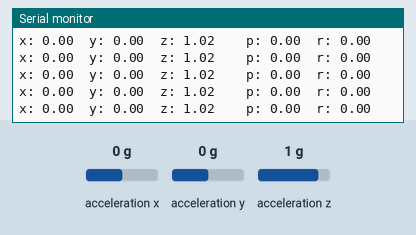
Bench run of a sketch on a simulated Arduino Uno, built with avr-gcc and run on an emulated ATmega328P. Parts: the last lines printed to the serial monitor. Wiring (inferred from the names in the program): MMA8452 accelerometer at I2C address 0x1C. The inputs (shaded band) are chosen by the test bench; at power-on: acceleration z 1 g, acceleration x 0 g, acceleration y 0 g.

Above: at 1.2 s.
1.3 s: acceleration z set to 0 g
At 1.36 s:
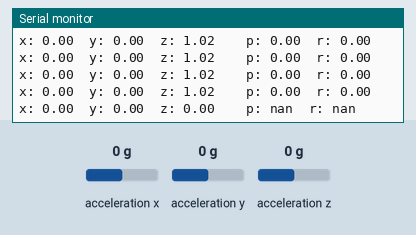
3.2 s: acceleration x set to -1.4 g
At 3.21 s:
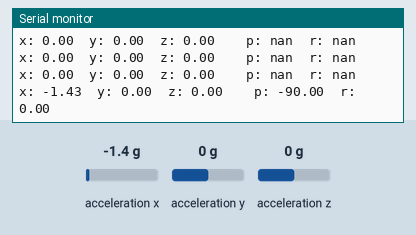
4.7 s: acceleration y set to -1.4 g
At 4.76 s:
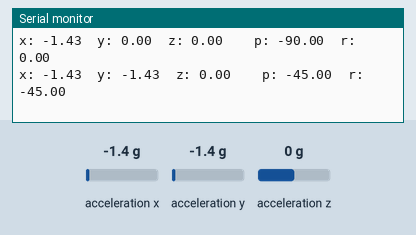
Timing chart, 0 to 7.7 s (numbered marks = the images above; inputs shaded):
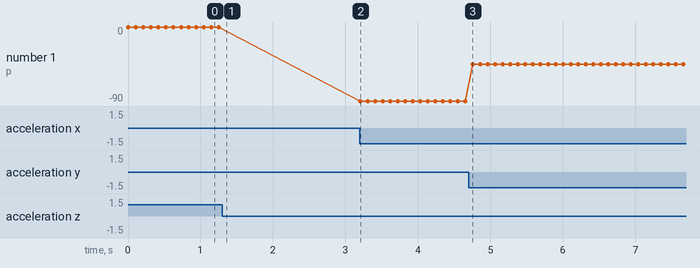

The sketch:

rollPitch.ino
```cpp
#include <Wire.h>
//#include <Math.h>
//#include <Adafruit_NeoPixel.h>

// Pin definitions
#define ACCEL_INT 2
#define MODE_INT 3
#define LED 4
#define TOP 7
#define BOTTOM 8
#define BATT_STAT 10

// Settings
#define nLEDs 32
#define BRIGHTNESS 50
#define PRELOAD 59286 // preload timer 65536-16MHz/256/10Hz

// Globals

boolean exec = false;

#define MMA8452_ADDRESS 0x1C  // 0x1C if SDA0 low
#define OUT_X_MSB 0x01
#define XYZ_DATA_CFG  0x0E
#define WHO_AM_I         0x0D
#define CTRL_REG1        0x2A
#define CTRL_REG2        0x2B
#define CTRL_REG3        0x2C  // Wake Interrupts
#define CTRL_REG4        0x2D  // Interupt Enables
#define CTRL_REG5        0x2E  // Interrupt Config
#define ASLP_COUNT       0x29  // Auto-Sleep Counter
#define FF_MT_CFG        0x15  // Freefall Config
#define FF_MT_SRC        0x16  // Freefall Source
#define FF_MT_THS        0x17  // Freefall Threshold
#define FF_MT_COUNT      0x18  // Freefall Debounce Counter
#define TRANSIENT_CFG    0x1D  // Transient Config
#define TRANSIENT_SRC    0x1E  // Transient Source
#define TRANSIENT_THS    0x1F  // Transient Threshold
#define TRANSIENT_COUNT  0x20  // Transient Debounce Counter


#define GSCALE 2 // Sets full-scale range to +/-2, 4, or 8g. Used to calc real g values.
#define IMPACT 0x1F // sets the impact threshold to ~2g (31 * 0.0625g = 31/16)
#define FREEFALL 0x01 // sets the g-force threshold for freefall.

volatile byte shakeFlag = 0;
volatile byte modeNum = 0;

void setup() {
  Serial.begin(115200);

  Wire.begin(); //Join the bus as a master
  Serial.println("Begin");

  initMMA8452(); //Test and intialize the MMA8452
  Serial.println("Running");
}

int g[3];

void loop() {
  readAccelData(g);
  float x = g[0];
  x /= 1000;
  float y = g[1];
  y /= 1000;
  float z = g[2];
  z /= 1000;

  Serial.print("x: ");
  Serial.print(x);
  Serial.print("  y: ");
  Serial.print(y);
  Serial.print("  z: ");
  Serial.print(z);

  Serial.print("    ");

  // See freescale AN3461
  float pitch = atan(x/sqrt(pow(y,2) + pow(z,2)));
  float roll = atan(y/sqrt(pow(x,2) + pow(z,2)));
  pitch *= 180.0/PI;
  roll *= 180.0/PI;

  Serial.print("p: ");
  Serial.print(pitch);
  Serial.print("  r: ");
  Serial.println(roll);

  delay(100);
}


void readAccelData(int * destination)
{
  byte rawData[6];  // x/y/z accel register data stored here

  readRegisters(OUT_X_MSB, 6, rawData);  // Read the six raw data registers into data array

  // Loop to calculate 12-bit ADC and g value for each axis
  for (int i = 0; i < 3 ; i++)
  {
    int gCount = (rawData[i * 2] << 8) | rawData[(i * 2) + 1]; //Combine the two 8 bit registers into one 12-bit number
    gCount >>= 4; //The registers are left align, here we right align the 12-bit integer

    // If the number is negative, we have to make it so manually (no 12-bit data type)
    if (rawData[i * 2] > 0x7F)
    {
      gCount = ~gCount + 1;
      gCount *= -1;  // Transform into negative 2's complement #
    }

    destination[i] = gCount; //Record this gCount into the 3 int array
  }
}

// Initialize the MMA8452 registers
// See the many application notes for more info on setting all of these registers:
void initMMA8452()
{
  byte c = readRegister(WHO_AM_I);  // Read WHO_AM_I register
  if (!(c == 0x2A)) // WHO_AM_I should always be 0x2A
  {
    Serial.print("Could not connect to MMA8452Q: 0x");
    Serial.println(c, HEX);
    while (1) ; // Loop forever if communication doesn't happen
  }

  MMA8452Standby();  // Must be in standby to change registers

  // Set up the full scale range to 2, 4, or 8g.
  byte fsr = GSCALE;
  if (fsr > 8) fsr = 8; //Easy error check
  fsr >>= 2; // Neat trick, see page 22. 00 = 2G, 01 = 4A, 10 = 8G
  writeRegister(XYZ_DATA_CFG, fsr);

  writeRegister(TRANSIENT_CFG, 0x1E);
  writeRegister(TRANSIENT_THS, IMPACT);
  writeRegister(TRANSIENT_COUNT, 0x01);

  writeRegister(FF_MT_CFG, 0xB8);
  writeRegister(FF_MT_THS, FREEFALL);
  writeRegister(FF_MT_COUNT, 0x08);

  writeRegister(CTRL_REG4, 0x24); // 0000 0100
  writeRegister(CTRL_REG5, 0x24); // 0000 0100

  MMA8452Active();  // Set to active to start reading
}

// Sets the MMA8452 to standby mode. It must be in standby to change most register settings
void MMA8452Standby()
{
  byte c = readRegister(CTRL_REG1);
  writeRegister(CTRL_REG1, c & ~(0x01)); //Clear the active bit to go into standby
}

// Sets the MMA8452 to active mode. Needs to be in this mode to output data
void MMA8452Active()
{
  byte c = readRegister(CTRL_REG1);
  writeRegister(CTRL_REG1, c | 0x01); //Set the active bit to begin detection
}

// Read bytesToRead sequentially, starting at addressToRead into the dest byte array
void readRegisters(byte addressToRead, int bytesToRead, byte * dest)
{
  Wire.beginTransmission(MMA8452_ADDRESS);
  Wire.write(addressToRead);
  Wire.endTransmission(false); //endTransmission but keep the connection active

    Wire.requestFrom(MMA8452_ADDRESS, bytesToRead); //Ask for bytes, once done, bus is released by default

  while (Wire.available() < bytesToRead); //Hang out until we get the # of bytes we expect

  for (int x = 0 ; x < bytesToRead ; x++)
    dest[x] = Wire.read();
}

// Read a single byte from addressToRead and return it as a byte
byte readRegister(byte addressToRead)
{
  Wire.beginTransmission(MMA8452_ADDRESS);
  Wire.write(addressToRead);
  Wire.endTransmission(false); //endTransmission but keep the connection active

    Wire.requestFrom(MMA8452_ADDRESS, 1); //Ask for 1 byte, once done, bus is released by default

  while (!Wire.available()) ; //Wait for the data to come back
  return Wire.read(); //Return this one byte
}

// Writes a single byte (dataToWrite) into addressToWrite
void writeRegister(byte addressToWrite, byte dataToWrite)
{
  Wire.beginTransmission(MMA8452_ADDRESS);
  Wire.write(addressToWrite);
  Wire.write(dataToWrite);
  Wire.endTransmission(); //Stop transmitting
}

void shake() {
  modeNum++;
  modeNum %= 8;
  shakeFlag = 1;
}

void modeChange() {
  exec = !exec;
}
```

Measured:
- after the input at 1.3 s, the serial monitor: prints a new line after 0.05 s (image 1)
- after the input at 3.2 s, the serial monitor: prints a new line at once (image 2)
- after the input at 4.7 s, the serial monitor: prints a new line after 0.06 s (image 3)
- plotted number 1: 0 → -90 after the input at 3.2 s, -90 → -45 after the input at 4.7 s
